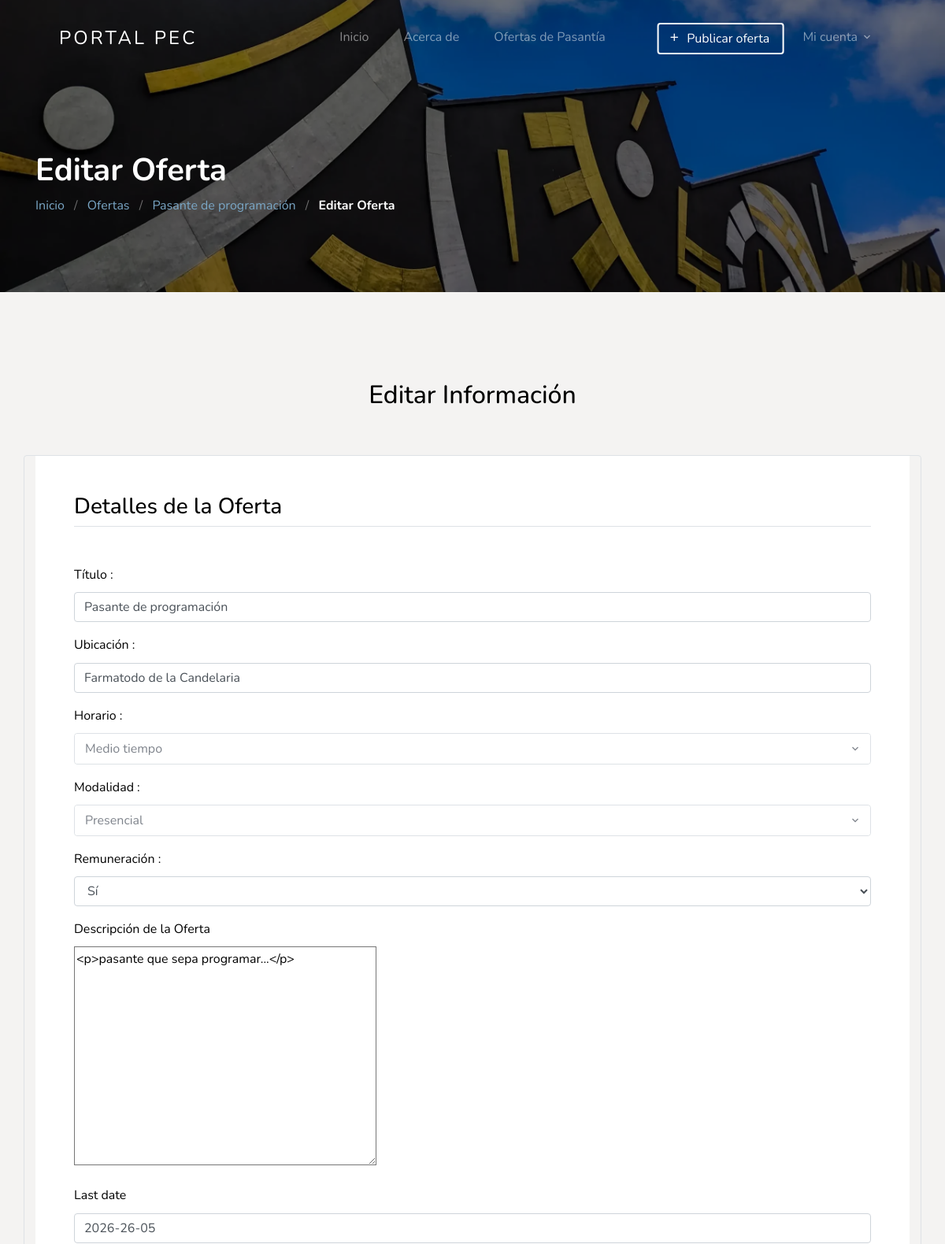
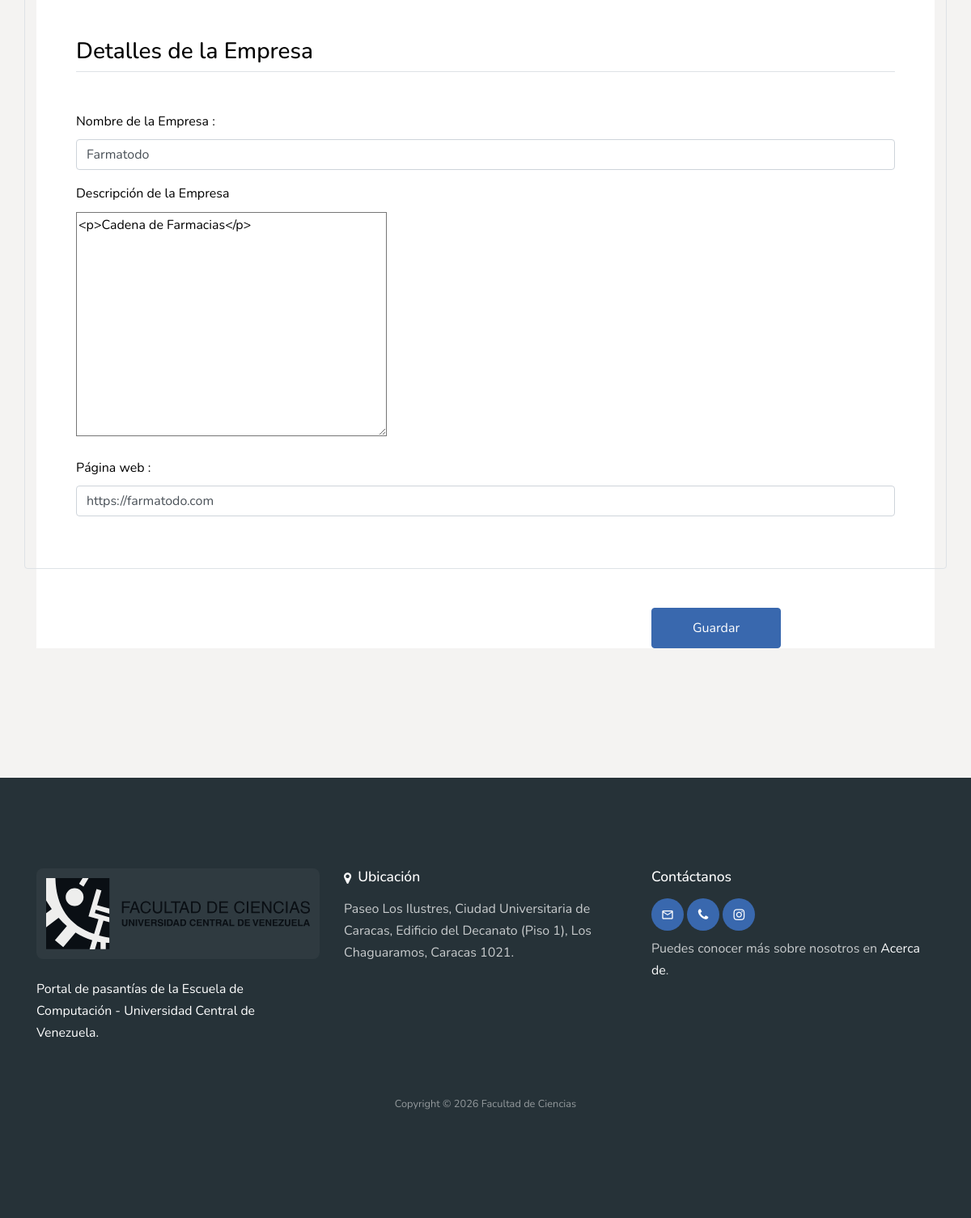
Screenshot of /dashboard/employer/job/edit/6 (signed in) with the database file from the repository (2 pictures, top to bottom).
### apps/jobapp/models/job.py (models this page shows, shortened)
class Job(TimeStampedModel, SoftDeleteModel):
    user = models.ForeignKey(User, related_name='User', on_delete=models.CASCADE)
    title = models.CharField(max_length=300, db_index=True)
    description = CKEditor5Field(config_name='extends')
    tags = TaggableManager()
    location = models.CharField(max_length=300, db_index=True)
    job_type = models.CharField(choices=JOB_TYPE, max_length=1, db_index=True)
    work_mode = models.CharField(choices=WORK_MODE, max_length=1, default='3')
    category = models.ForeignKey(Category, related_name='Category', on_delete=models.CASCADE)
    salary = models.BooleanField(default=False)
    views_count = models.PositiveIntegerField(default=0)
    company_name = models.CharField(max_length=300, db_index=True)
    tipo_empresa = models.CharField(choices=TIPO_EMPRESA, max_length=20, blank=True, null=True)
    priority = models.BooleanField(default=False)
    company_description = CKEditor5Field(config_name='extends', blank=True, null=True)
    url = models.URLField(max_length=200)
    last_date = models.DateField()
    is_published = models.BooleanField(default=False)
    is_closed = models.BooleanField(default=False)
    class Meta:
        indexes = [
            models.Index(fields=['title', 'location']),
            models.Index(fields=['is_published', 'is_closed']),
        ]

### apps/jobapp/views/employer.py (the view, shortened to what this page needs)
# urls.py: path('dashboard/employer/job/edit/<int:id>', JobEditView.as_view(), name='edit-job'),
class JobEditView(EmployerRequiredMixin, UpdateView):
    model = Job
    form_class = JobEditForm
    template_name = 'jobapp/job-edit.html'
    pk_url_kwarg = 'id'
    def get_queryset(self):
        return Job.objects.filter(user=self.request.user, is_deleted=False)
    def get_context_data(self, **kwargs):
        context = super().get_context_data(**kwargs)
        context['categories'] = Category.objects.all()
        return context

### apps/jobapp/permission.py (called while the page is built)
    def test_func(self):
        return self.request.user.role == 'employer'

### template/jobapp/job-edit.html (shortened to what this page needs)
{% extends 'base.html' %}
{% load static %}
  {% block content %}
    <section class="section-hero overlay inner-page bg-image" style="background-image: url({% static 'images/hero_1.jpg' %});" id="home-section">
      <div class="container">
        <div class="row">
          <div class="col-md-7">
            <h1 class="text-white font-weight-bold">Editar Oferta</h1>
            <div class="custom-breadcrumbs">
              <a href="{% url 'jobapp:home' %}">Inicio</a> <span class="mx-2 slash">/</span>
              <a href="{% url 'jobapp:dashboard' %}">Ofertas</a> <span class="mx-2 slash">/</span>
              <a href="{% url 'jobapp:single-job' form.instance.id %}">{{ job.title }}</a> <span class="mx-2 slash">/</span>
              <span class="text-white"><strong>Editar Oferta</strong></span>
            </div>
          </div>
        </div>
      </div>
    </section>
    <section class="site-section">
      <div class="container">
        <div class="row align-items-center mb-5">
          <div class="col-lg-12 mb-4 mb-lg-0">
              <div class="text-center">
                <h2>Editar Información</h2>
              </div>
          </div>
        </div>
        <form  method="POST" enctype="multipart/form-data">
        <div class="row mb-5 p-4 p-md-5 border rounded">
          <div class="col-lg-12">
              <h3 class="text-black mb-5 border-bottom pb-2">Detalles de la Oferta</h3>
                {% for field in form %}
                    {% if field.name == 'job_type'  %}
                        <div class="form-group">
                        <label for="job-type">Horario :</label>
                        </div>
                    {% elif field.name == 'work_mode' %}
                        <div class="form-group">
                        <label for="work-mode">Modalidad :</label>
                        </div>
                        {% elif field.name == 'salary' %}
                        <div class="form-group">
                          <label class="text-black" for="id_salary">{{ field.label }}</label>
                          <select name="salary" class="form-control" id="id_salary">
                            <option value="True" {% if field.value == True or field.value == 'True' %}selected{% endif %}>Sí</option>
                          </select>
                        </div>
                        {% elif field.name == 'last_date' %}
                        <div class="form-group">
                          <label class="text-black" for="id_{{ field.name }}">{{ field.label }}</label>
                          <input type="{{ field.field.widget.input_type }}"
                                 class="form-control appointment_date"
                                 name="{{ field.name }}"
                                 id="id_{{ field.name }}"
                                 value="{{ field.value|date:"Y-d-m" }}"
                                 placeholder="{{ field.field.widget.attrs.placeholder }}">
                      </div>
                        {% elif field.name == 'description' %}
                              <div class="form-group">
                                <label for="job-type">Descripción de la Oferta</label>
                                 <div class="">
                                  {{ form.description }}
                              </div>
                              </div>
                        {% elif field.name == 'company_description' %}
                              <div class="form-group">
                                <label for="job-type">Descripción de la Empresa</label>
                              <div class="">
                                  {{ form.company_description }}
                              </div>
                              </div>
                        {% else %}
                          {% if field.name == 'company_name'%}
                              <h3 class="text-black mt-5 mb-5 border-bottom pb-2">Detalles de la Empresa</h3>
                          {% endif%}
                        <div class="form-group">
                            <label class="text-black" for="id_{{ field.name }}">{{ field.label }}</label>
                            <input type="{{ field.field.widget.input_type }}"
                                   class="form-control"
                                   name="{{ field.name }}"
                                   id="id_{{ field.name }}"
                                   value="{{ field.value }}"
                                   placeholder="{{ field.field.widget.attrs.placeholder }}">
                        </div>
                    {% endif %}
                {% endfor %}
          </div>
        </div>
        <div class="row align-items-center mb-5">
          <div class="col-lg-4 ml-auto">
            <div class="row">
              <div class="col-6">
                <input class="btn btn-block btn-primary btn-md" type="submit" value="Guardar" >
              </div>
            </div>
          </div>
            </form>
        </div>
      </div>
{% endblock %}

### static/css/style.css (style rules this page uses)
body { font-weight: 400; font-size: 1rem; line-height: 1.7; position: relative; background-color: #F4F3F2; }
.form-control, .form-control:focus, input[type="text"], input[type="password"], input[type="email"], input[type="tel"], input[type="url"], input[type="number"], input[type="search"], input[type="date"], input[type="datetime-local"], input[type="month"], input[type="week"], input[type="time"], textarea, select, .bootstrap-select .dropdown-toggle, .bootstrap-select .dropdown-menu, .form-check, .form-group { background-color: #FFFFFF !important; }
form:not(.search-jobs-form) { background-color: #FFFFFF !important; }
h1, h2, h3, h4 { color: #000; }
.site-section { padding-top: 7rem; padding-bottom: 7rem; position: relative; z-index: 2; }
.text-black { color: #000 !important; }
.bg-image { background-size: cover; background-position: center center; background-repeat: no-repeat; }
.form-group label { color: #000; }
.custom-breadcrumbs a { color: #7AA7C6; }
.custom-breadcrumbs .slash { color: rgba(255, 255, 255, 0.4); }
.section-hero, .section-hero > .container > .row { height: 100vh; min-height: 900px; }
.section-hero.inner-page, .section-hero.inner-page > .container > .row { height: auto; min-height: auto; padding-top: 6em; padding-bottom: 3em; }
.section-hero.overlay, .section-hero.overlay-2 { position: relative; }
.section-hero.overlay:before, .section-hero.overlay-2:before { z-index: 1; position: absolute; content: ""; top: 0; left: 0; right: 0; bottom: 0; background: rgba(0, 0, 0, 0.5); }
.section-hero > .container { z-index: 2; position: relative; }
.btn:after, .btn:before { display: none; }
.btn.btn-primary { color: #fff; }
.btn-md { padding: 12px 20px; }

### rows the page displays
Job: title "Pasante de programación", title "Pasante de programación" "Farmatodo de la Candelaria" "Farmatodo" "https://farmatodo.com", description "<p>pasante que sepa programar...</p>", last_date "2026-26-05", company_description "<p>Cadena de Farmacias</p>"

### other values shown
{{ field.label }} "Título :" "Ubicación :" "Nombre de la Empresa :" "Página web :"
{{ field.label }} "Remuneración :"
{{ field.label }} "Last date"
